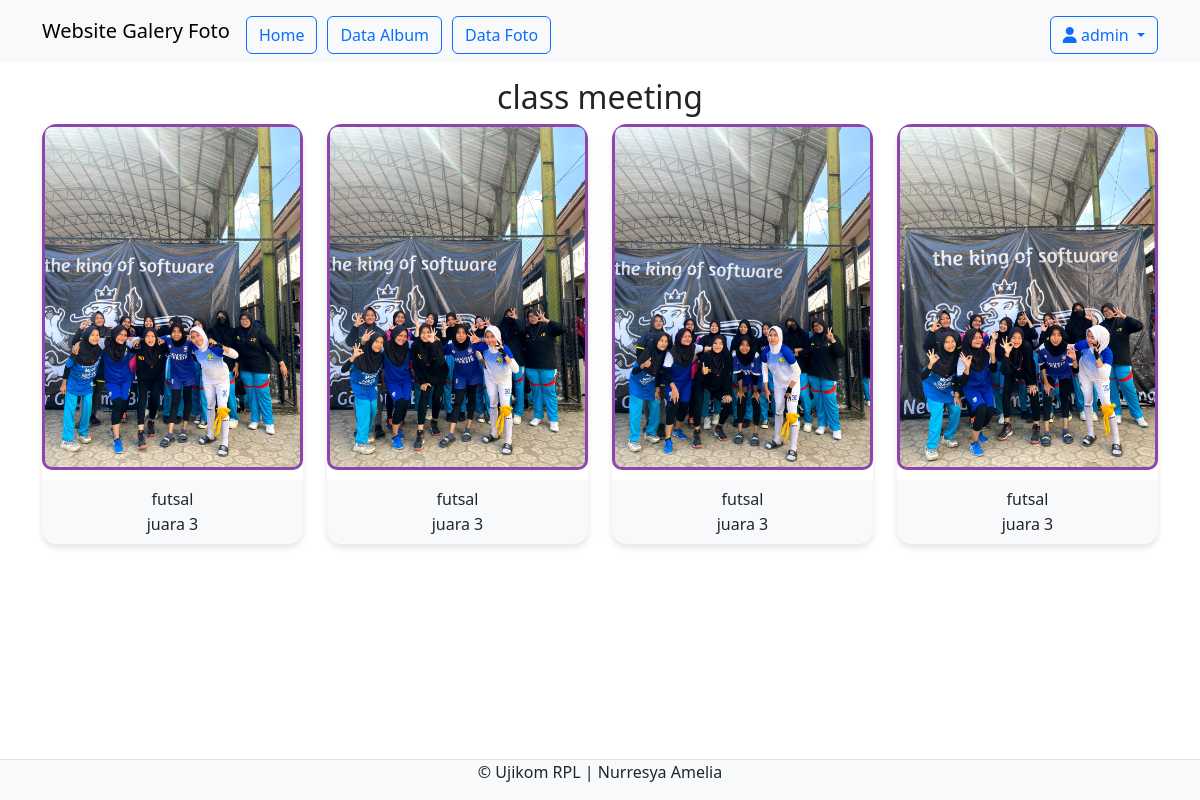
Screenshot of /user/detailalbum.php?AlbumID=59 (signed in) with the database file from the repository.
### tables this page shows
CREATE TABLE `user` (
  `userID` int(11) NOT NULL,
  `Username` varchar(255) NOT NULL,
  `Password` varchar(255) NOT NULL,
  `Email` varchar(255) NOT NULL,
  `NamaLengkap` varchar(255) NOT NULL,
  `Alamat` text NOT NULL,
  `Role` varchar(255) NOT NULL DEFAULT 'user'
);

CREATE TABLE `album` (
  `AlbumID` int(11) NOT NULL,
  `NamaAlbum` varchar(255) NOT NULL,
  `Deskripsi` text NOT NULL,
  `TanggalDibuat` date NOT NULL,
  `userID` int(11) NOT NULL
);

CREATE TABLE `foto` (
  `fotoid` int(11) NOT NULL,
  `judulfoto` varchar(255) NOT NULL,
  `deskripsifoto` text NOT NULL,
  `tanggalunggah` date NOT NULL,
  `lokasifile` varchar(255) NOT NULL,
  `AlbumID` int(11) NOT NULL,
  `userID` int(11) NOT NULL
);

### user/detailalbum.php (the view, shortened to what this page needs)
<?php
$userID = $_SESSION['userID'];
include_once("../config/koneksi.php");
$username = "Username";
$query_user = mysqli_query($koneksi, "SELECT NamaLengkap FROM user WHERE userID = '$userID'");
$data_user = mysqli_fetch_array($query_user);
if ($data_user) {
  $username = $data_user['NamaLengkap'];
}
if (isset($_GET['AlbumID'])) {
    $AlbumID = $_GET['AlbumID'];
    $query_album = mysqli_query($koneksi, "SELECT * FROM album WHERE AlbumID='$AlbumID'");
    $data_album = mysqli_fetch_assoc($query_album);
?>
<!DOCTYPE html>
<html lang="en">
<head>
    <link rel="stylesheet" type="text/css" href="../assets/css/bootstrap.min.css">
    <link rel="stylesheet" href="https://cdnjs.cloudflare.com/ajax/libs/font-awesome/6.5.1/css/all.min.css" />
</head>
<body>
<nav class="navbar navbar-expand-lg bg-body-tertiary">
  <div class="container">
    <a class="navbar-brand" href="index.php">Website Galery Foto</a>
    <div class="collapse navbar-collapse mt-2" id="navbarNavAltMarkup">
      <div class="navbar-nav me-auto">
        <a href="home.php" class="btn btn-outline-primary">Home</a>
        <a href="album.php" class="btn btn-outline-primary">Data Album</a>
        <a href="foto.php" class="btn btn-outline-primary">Data Foto</a>
      </div>
      <div class="navbar-nav ms-auto">
    <div class="dropdown">
            <button class="btn btn-outline-primary dropdown-toggle" type="button" id="dropdownMenuButton" data-bs-toggle="dropdown" aria-expanded="false">
              <i class="fas fa-user"></i> <?php echo $username; ?>
            </button>
          </div>
      </div>
    </div>
  </div>
</nav>
    <div class="container mt-3">
        <center><h2><?php echo $data_album['NamaAlbum']; ?></h2></center><h2>
        <?php
        $query_foto = mysqli_query($koneksi, "SELECT * FROM foto WHERE AlbumID='$AlbumID'");
        $num_rows = mysqli_num_rows($query_foto);
        if ($num_rows > 0) {
        ?>
            <div class="row">
                <?php
                while ($row_foto = mysqli_fetch_assoc($query_foto)) {
                ?>
                    <div class="col-md-3">
                        <div class="card mb-4">
                            <img src="../assets/img/<?php echo $row_foto['lokasifile']; ?>" class="card-img-top" alt="Foto Album">
                            <div class="card-body card-content">
                                <h4 class="card-title"><?php echo $row_foto['judulfoto']; ?></h4>
                                <p class="card-text"><?php echo $row_foto['deskripsifoto']; ?></p>
                            </div>
                        </div>
                    </div>
                <?php
                }
                ?>
            </div>
        <?php
        } else {
            echo "<p>Tidak ada file.</p>";
        }
        ?>
    </div>
    <footer class="d-flex justify-content-center border-top mt-3 bg-light fixed-bottom">
        <p>&copy; Ujikom RPL | Nurresya Amelia</p>
    </footer>
</body>
</html>
<?php
} else {
    header("Location: album.php");
    exit();
}
?>

### user/detailalbum.php (style rules this page uses)
.card-img-top { max-width: 100%; height: auto; border: 3px solid #8e44ad; border-radius: 10px; background: linear-gradient(to right, #8e44ad, #3498db); transition: transform 0.3s ease; }
.card { border: none; border-radius: 15px; box-shadow: 0 4px 6px rgba(0, 0, 0, 0.1); overflow: hidden; }
.card-body { background-color: #f8f9fa; border-radius: 0 0 15px 15px; }
.card-title, .card-text { font-size: 16px; margin-bottom: 5px; text-align: center; }
.card-content { padding: 10px; margin-top: 10px; }

### rows the page displays
user: NamaLengkap "admin"
album: NamaAlbum "class meeting"
foto: lokasifile (picture), judulfoto "futsal", deskripsifoto "juara 3"
foto: lokasifile (picture), judulfoto "futsal", deskripsifoto "juara 3"
foto: lokasifile (picture), judulfoto "futsal", deskripsifoto "juara 3"
foto: lokasifile (picture), judulfoto "futsal", deskripsifoto "juara 3"
